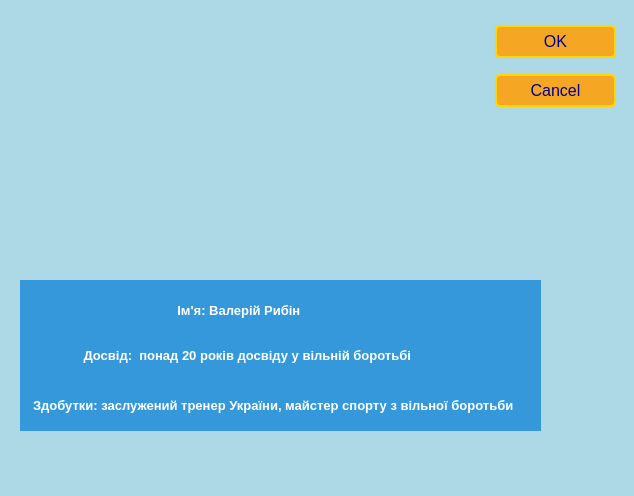
<?xml version="1.0" encoding="UTF-8"?>
<ui version="4.0">
 <class>trainer1</class>
 <widget class="QDialog" name="trainer1">
  <property name="geometry">
   <rect>
    <x>0</x>
    <y>0</y>
    <width>634</width>
    <height>496</height>
   </rect>
  </property>
  <property name="windowTitle">
   <string>Dialog</string>
  </property>
  <property name="styleSheet">
   <string notr="true">QDialog {
    background-color: #ADD8E6; /* Light Blue color code */
    color: white;
}</string>
  </property>
  <widget class="QDialogButtonBox" name="buttonBox">
   <property name="geometry">
    <rect>
     <x>490</x>
     <y>20</y>
     <width>131</width>
     <height>241</height>
    </rect>
   </property>
   <property name="styleSheet">
    <string notr="true">QDialogButtonBox {
    background-color: yellow;
    border: 2px solid red;
    border-radius: 5px; /* Optional for rounded corners */
}

QDialogButtonBox QPushButton {
    background-color: #F5A623; /* Background color for the buttons */
    border: 2px solid #FFD700; /* Border color for the buttons */
    border-radius: 5px; /* Optional for rounded buttons */
    padding: 5px 10px; /* Adjust padding for spacing */
    margin: 5px; /* Add margin to separate buttons */
    font-size: 16px; /* Adjust font size for button text */
    color: darkblue; /* Text color for buttons */
    text-transform: uppercase; /* Convert button text to uppercase */
    text-shadow: 2px 2px 2px rgba(0, 0, 0, 0.5); /* Add a text shadow */
    transition: background-color 0.3s, border 0.3s, color 0.3s; /* Add transition for smooth hover effect */
}

QDialogButtonBox QPushButton:hover {
    background-color: #800080; /* Change button background color on hover (deep purple) */
    border: 2px solid #800080; /* Change border color on hover (deep purple) */
    color: white; /* Change text color to white on hover for better visibility */
}
</string>
   </property>
   <property name="orientation">
    <enum>Qt::Vertical</enum>
   </property>
   <property name="standardButtons">
    <set>QDialogButtonBox::Cancel|QDialogButtonBox::Ok</set>
   </property>
  </widget>
  <widget class="QLabel" name="label">
   <property name="geometry">
    <rect>
     <x>160</x>
     <y>30</y>
     <width>221</width>
     <height>251</height>
    </rect>
   </property>
   <property name="text">
    <string/>
   </property>
   <property name="pixmap">
    <pixmap resource="Resources.qrc">:/photo/photos/images (1).jpg</pixmap>
   </property>
  </widget>
  <widget class="QLabel" name="label_2">
   <property name="geometry">
    <rect>
     <x>20</x>
     <y>280</y>
     <width>521</width>
     <height>61</height>
    </rect>
   </property>
   <property name="styleSheet">
    <string notr="true">QLabel {
    font-size: 13px; /* Set the font size */
    font-weight: bold; /* Make the text bold */
    color: white; /* Text color (white) for good contrast on a blue background */
    background-color: #3498db; /* Background color (blue) */
    padding: 10px; /* Add padding for better spacing */
}</string>
   </property>
   <property name="text">
    <string>                                        Ім'я: Валерій Рибін</string>
   </property>
  </widget>
  <widget class="QLabel" name="label_3">
   <property name="geometry">
    <rect>
     <x>20</x>
     <y>330</y>
     <width>521</width>
     <height>51</height>
    </rect>
   </property>
   <property name="styleSheet">
    <string notr="true">QLabel {
    font-size: 13px; /* Set the font size */
    font-weight: bold; /* Make the text bold */
    color: white; /* Text color (white) for good contrast on a blue background */
    background-color: #3498db; /* Background color (blue) */
    padding: 10px; /* Add padding for better spacing */
}</string>
   </property>
   <property name="text">
    <string>              Досвід:  понад 20 років досвіду у вільній боротьбі </string>
   </property>
  </widget>
  <widget class="QLabel" name="label_4">
   <property name="geometry">
    <rect>
     <x>20</x>
     <y>380</y>
     <width>521</width>
     <height>51</height>
    </rect>
   </property>
   <property name="styleSheet">
    <string notr="true">QLabel {
    font-size: 13px; /* Set the font size */
    font-weight: bold; /* Make the text bold */
    color: white; /* Text color (white) for good contrast on a blue background */
    background-color: #3498db; /* Background color (blue) */
    padding: 10px; /* Add padding for better spacing */
}</string>
   </property>
   <property name="text">
    <string>Здобутки: заслужений тренер України, майстер спорту з вільної боротьби</string>
   </property>
  </widget>
 </widget>
 <resources>
  <include location="Resources.qrc"/>
 </resources>
 <connections>
  <connection>
   <sender>buttonBox</sender>
   <signal>accepted()</signal>
   <receiver>trainer1</receiver>
   <slot>accept()</slot>
   <hints>
    <hint type="sourcelabel">
     <x>248</x>
     <y>254</y>
    </hint>
    <hint type="destinationlabel">
     <x>157</x>
     <y>274</y>
    </hint>
   </hints>
  </connection>
  <connection>
   <sender>buttonBox</sender>
   <signal>rejected()</signal>
   <receiver>trainer1</receiver>
   <slot>reject()</slot>
   <hints>
    <hint type="sourcelabel">
     <x>316</x>
     <y>260</y>
    </hint>
    <hint type="destinationlabel">
     <x>286</x>
     <y>274</y>
    </hint>
   </hints>
  </connection>
 </connections>
</ui>
